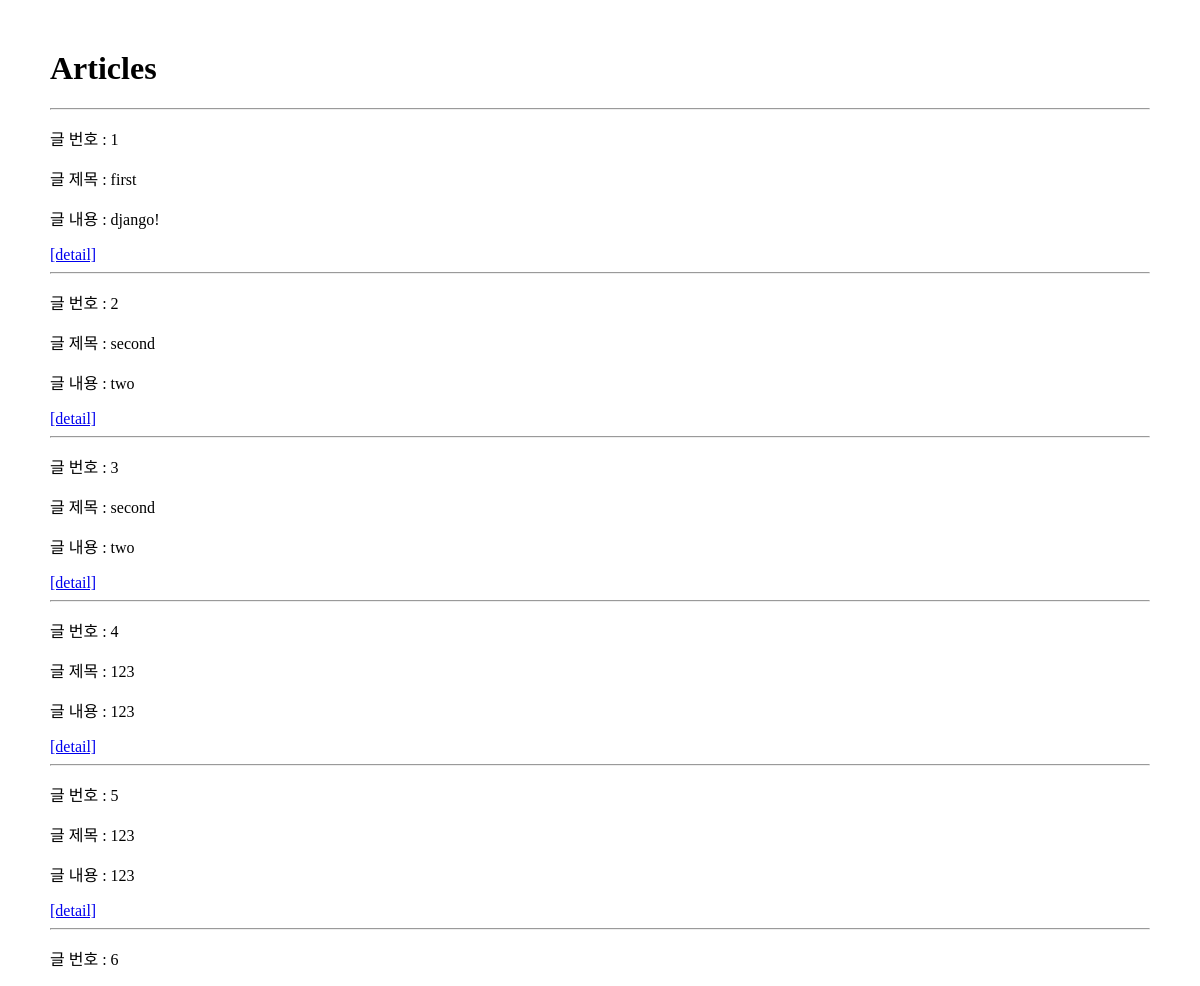
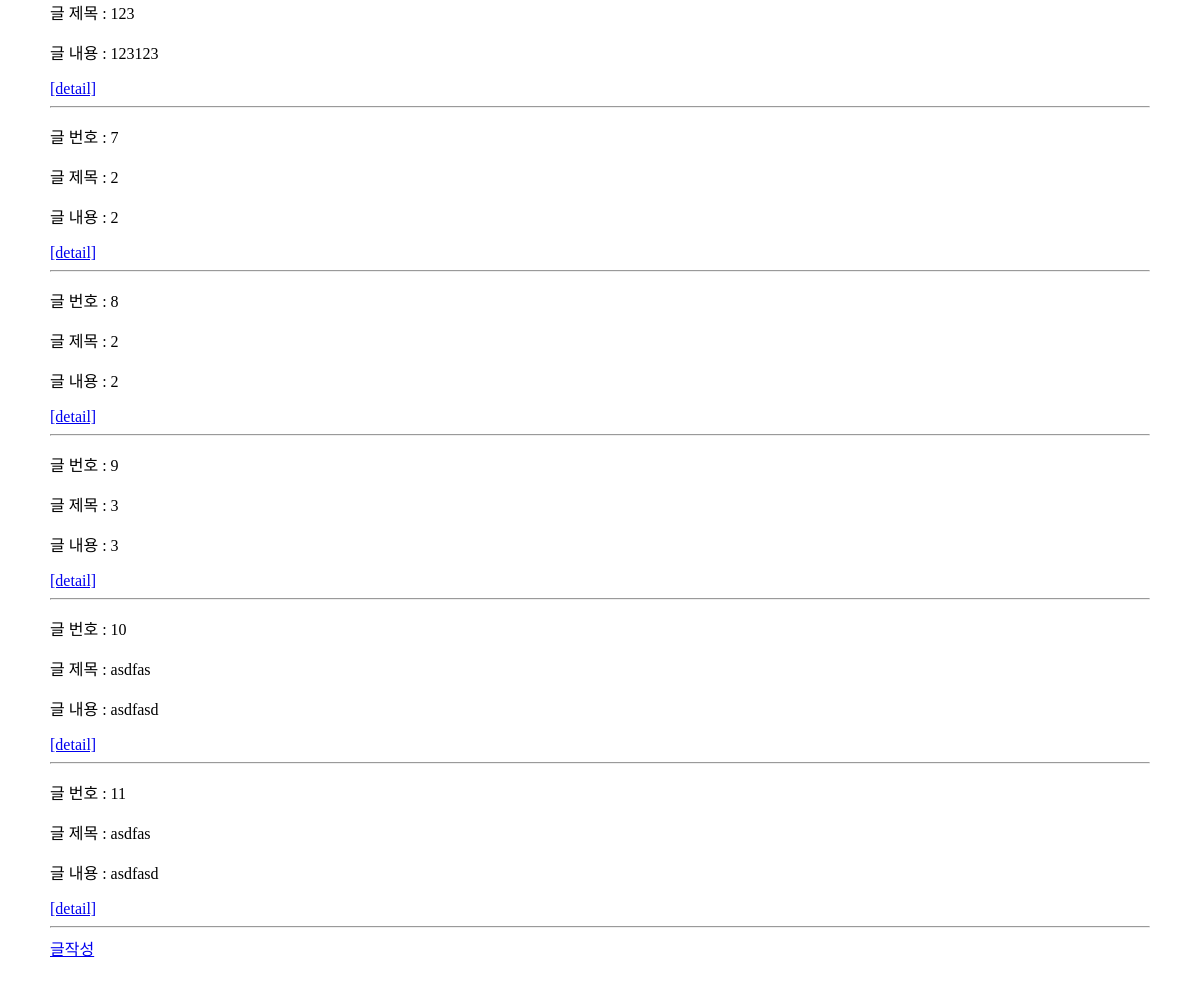
/articles/, run on an earlier commit of the app's database (2 pictures, top to bottom).
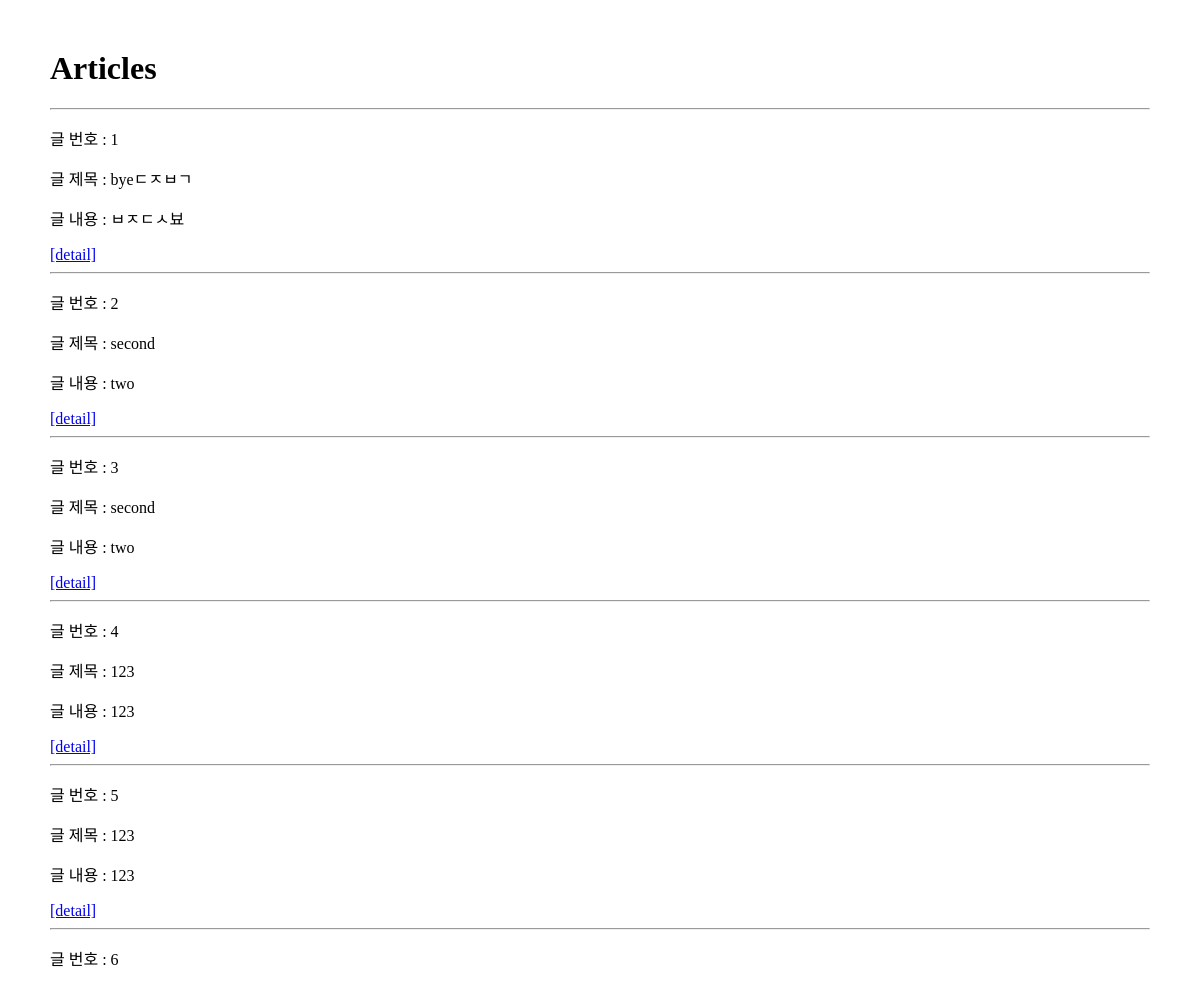
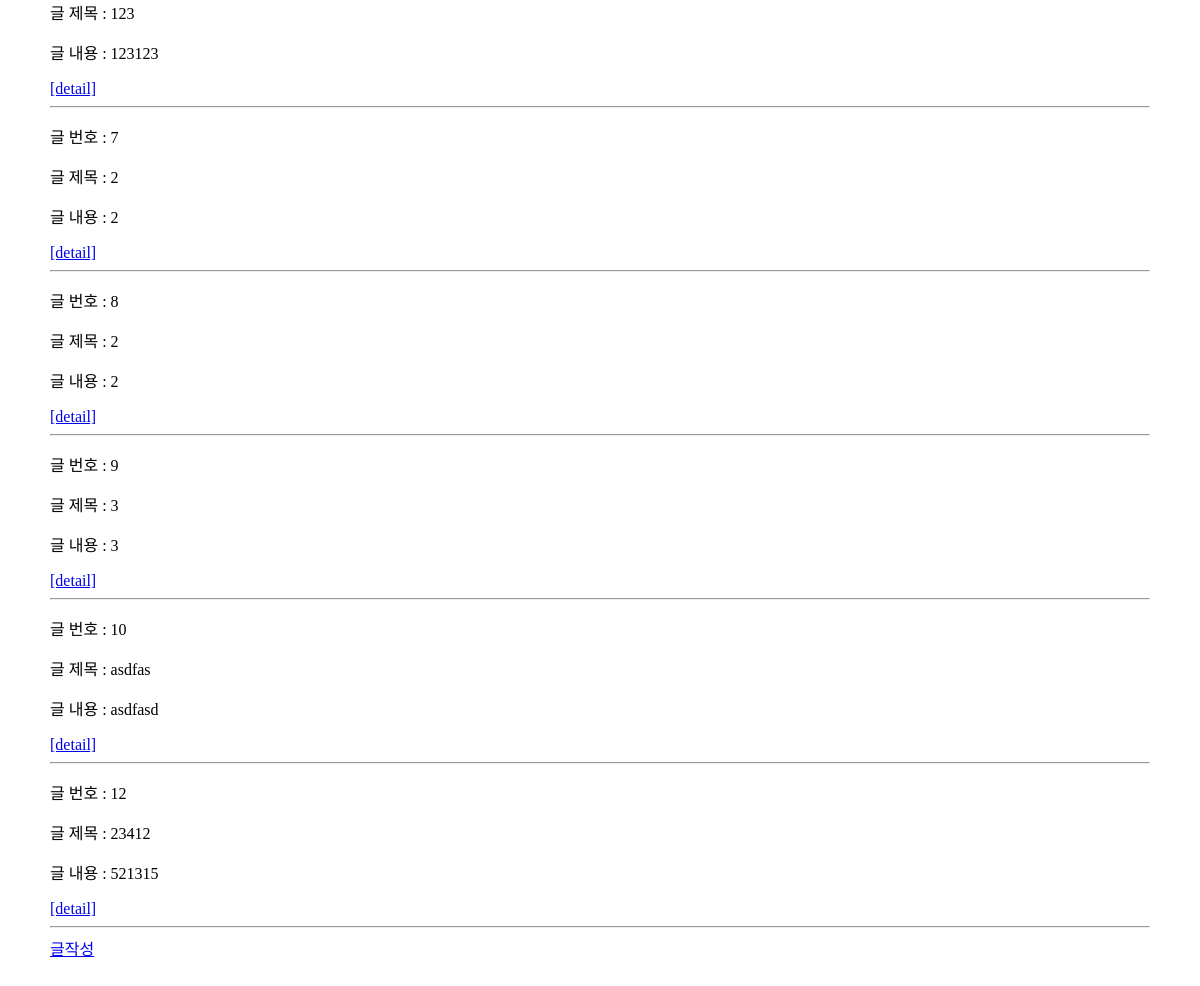
And on a later commit of the database (2 pictures, top to bottom).
### articles/models.py (models this page shows, shortened)
class Article(models.Model):
   title = models.CharField(max_length = 10)
   content = models.TextField()
   created_at = models.DateTimeField(auto_now_add=True)
   updated_at = models.DateTimeField(auto_now=True)

### articles/views.py (the view)
# urls.py: path('', views.index, name='index'),
def index(request):
  articles = Article.objects.all()
  context = {
    'articles' : articles
  }
  return render(request, 'articles/index.html', context)

### articles/templates/articles/index.html
{% extends 'base.html' %}
{% block content %}
<h1>Articles</h1>
<hr>
  {% for article in articles%}
    <p> 글 번호 : {{ article.pk }}</p>
    <p> 글 제목 : {{ article.title }}</p>
    <p> 글 내용 : {{ article.content }}</p>
    <a href="{% url 'articles:detail' article.pk %}">[detail]</a>
    <hr>
  {% endfor %}
<a href="{%url 'articles:create'%}">글작성</a>
{% endblock  %}

What changed in the data, as far as the page shows it:
removed Article: pk "11", title "asdfas", content "asdfasd"
changed Article id 1: title "first" → "byeㄷㅈㅂㄱ"; content "django!" → "ㅂㅈㄷㅅ뵤"
added Article: pk "12", title "23412", content "521315"
